Frame 1 (no input): blank canvas, image omitted
Frame 60 (the mouse pressed at the canvas centre just before this capture): blank canvas, image omitted
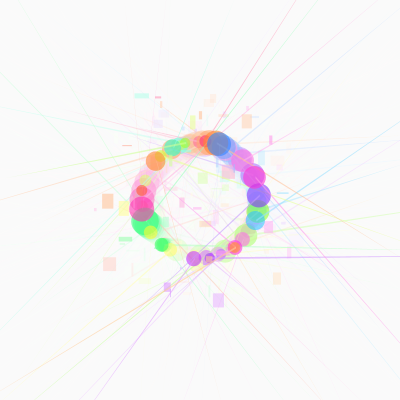
Frame 120 (the mouse held since frame 60 and released just before this capture)

The Processing sketch whose frames 1 and 60 were blank and that drew this single picture after the mouse press (run headless with seeded random() and noise(); from frame 60 on, the mouse is pressed at the canvas centre):

// Processing sketch: processing_179087
// ── processing_179087.pde

int Length = 20;

float[] X = new float[Length];
float[] Y = new float[Length];
float[] Ang = new float[Length];
float[] Rot = new float[Length];
float[] C  = new float[Length];
float[] Radius = new float[Length];

float Cx, Cy;
float Power = 0;
float MaxPower = 200;

void setup() {
  size(400,400);
  colorMode(HSB, 100);
  frameRate(60);
}

void draw() {
  fadeToWhite();
  
  if(Power > 0) {
    for(int i = 0; i < Length; i++) {
      Ang[i] += Rot[i] * (Power / 10);
      X[i] = Cx + ( Power * sin(radians(Ang[i])) );
      Y[i] = Cy + ( Power * cos(radians(Ang[i])) );
      
      noStroke();
      fill(C[i], 80, 100, min(Power, 80));
      ellipse(X[i], Y[i], Radius[i], Radius[i]);
      fill(C[i], 40, 100, min(Power, 80));
      rect(X[i] + random(-50,50), Y[i]+random(-50,50),
      random(15), random(15));
      triangle(X[i] + random(-300,300), X[i] + random(-300,300),
      X[i]+1, Y[i]-1, X[i]+1, Y[i]+1);
    }
  }
  
  if(mousePressed) {
    Cx = mouseX;
    Cy = mouseY;
    if(Power < MaxPower) Power += 1;
    
  }else{
    if(Power > 1) Power = Power * 0.98;
    else Power = 0;
  }
}


void fadeToWhite() {
  noStroke();
  fill(99, 30);
  rectMode(CENTER);
  rect(0, 0, 800, 800);
}

void mousePressed() {
  Power = 0;
  for(int i = 0; i < Length; i++) {
    Radius[i] = random(10, 30);
    C[i] = random(100);
    Rot[i] = random(-5, 5);
  }
}
